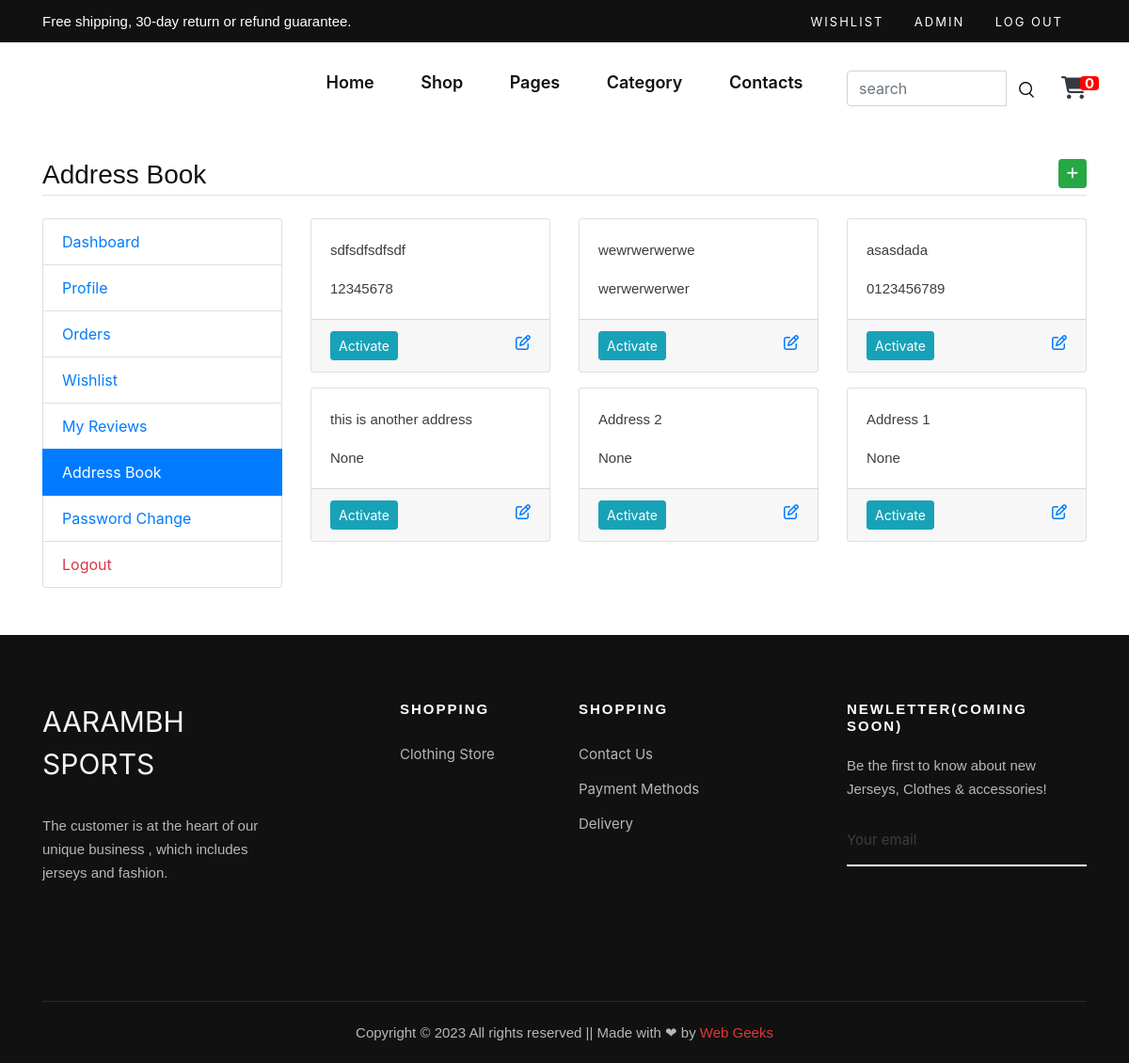
Screenshot of /my-addressbook (signed in) with the database file from the repository.
### main/models.py (models this page shows)
class UserAddressBook(models.Model):
    user = models.ForeignKey(User, on_delete=models.CASCADE)
    mobile = models.CharField(max_length=50, null=True)
    address = models.TextField()
    status = models.BooleanField(default=False)
    class Meta:
        verbose_name_plural = 'AddressBook'

### main/views.py (the view)
# urls.py: path('my-addressbook', views.my_addressbook, name='my-addressbook'),
def my_addressbook(request):
    addbook = UserAddressBook.objects.filter(user=request.user).order_by('-id')
    return render(request, 'user/addressbook.html', {'addbook': addbook})

### main/template_context.py (called while the page is built)
def get_filters(request):
	cats=Product.objects.distinct().values('category__title','category__id')
	brands=Product.objects.distinct().values('brand__title','brand__id')
	colors=ProductAttribute.objects.distinct().values('color__title','color__id','color__color_code')
	sizes=ProductAttribute.objects.distinct().values('size__title','size__id')
	minMaxPrice=ProductAttribute.objects.aggregate(Min('price'),Max('price'))
	data={
		'cats':cats,
		'brands':brands,
		'colors':colors,
		'sizes':sizes,
		'minMaxPrice':minMaxPrice,
	}
	return data

### main/templates/user/addressbook.html (shortened to what this page needs)
{% extends 'base.html' %}
{% load static %}
{% block content %}
<main class="container my-4">
	<h3 class="my-4 border-bottom pb-1">Address Book <a href="{% url 'add-address' %}" class="float-right btn btn-sm btn-success"><i class="fa fa-plus"></i></a></h3>
	<div class="row">
		<div class="col-md-3">
			{% include 'user/user-sidebar.html' %}
		</div>
		<div class="col-md-9">
			<div class="row">
				{% for add in addbook %}
				<div class="col-md-4">
					<div class="card mb-3 {% if add.status %}border-secondary shadow{% endif %} address{{add.id}} address">
						<div class="card-body">
							<p class="card-text">{{add.address}}</p>
							<p class="card-text">{{add.mobile}}</p>
						</div>
						{% if add.status %}
						<div class="card-footer">
							<i class="fa fa-check-circle text-success check{{add.id}} check"></i>
							<button style="display:none;" data-address="{{add.id}}" class="btn btn-sm btn-info activate-address btn{{add.id}} actbtn">Activate</button>
							<a href="{% url 'update-address' add.id %}" class="float-right"><i class="fa fa-edit"></i></a>
						</div>
						{% else %}
						<div class="card-footer footer{{add.id}}">
							<button data-address="{{add.id}}" class="btn btn-sm btn-info activate-address btn{{add.id}} actbtn">Activate</button>
							<a href="{% url 'update-address' add.id %}" class="float-right"><i class="fa fa-edit"></i></a>
						</div>
						{% endif %}
					</div>
				</div>
				{% endfor %}
			</div>
		</div>
	</div>
</main>
{% endblock %}

### main/templates/partials/header.html (shortened to what this page needs)
<link rel="stylesheet" href="https://cdn.jsdelivr.net/npm/bootstrap@4.6.2/dist/css/bootstrap.min.css">
  {% load static %}
    <header class="header">
        <div class="header__top">
            <div class="container">
                <div class="row">
                    <div class="col-lg-6 col-md-7">
                        <div class="header__top__left">
                            <p>Free shipping, 30-day return or refund guarantee.</p>
                        </div>
                    </div>
                    <div class="col-lg-6 col-md-5">
                        <div class="header__top__right">
                            <div class="header__top__links">
                                <a href="/my-wishlist">Wishlist</a>
                                {% if request.user.is_authenticated %}
                                <a href="">{{ user.username }}</a>
                                <a href="{% url 'logout' %}">Log out</a>
                                {% else %}
                                <a href="{% url 'login' %}">Log in</a>
                                <a href="{% url 'signup' %}">Sign Up</a>
                                <a href="#">FAQs</a>
                                {% endif %}
                            </div>
                        </div>
                    </div>
                </div>
            </div>
        </div>
        <div class="container">
            <div class="row">
                <div class="col-lg-3 col-md-3">
                    <div class="header__logo">
                    </div>
                </div>
                <div class="col-lg-6 col-md-6">
                    <nav class="header__menu mobile-menu">
                        <ul>
                            <li class="active"><a href="/">Home</a></li>
                            <li><a href="/product-list">Shop</a></li>
                            <li><a href="#">Pages</a>
                            </li>
                            <li><a href="/category-list">Category</a></li>
                            <li><a href="/contact">Contacts</a></li>
                        </ul>
                    </nav>
                </div>
                <div class="col-lg-3 col-md-3">
                    <div class="header__nav__option d-flex justify-content-between align-items-center ">
                        <form class="form-inline inline  my-lg-0 inline mr-3" action="/search">
                            <div class="input-group">
                                <input name="q" type="text" class="form-control" placeholder="search" />
                                <button class="btn" type="submit"><img src="{% static 'public/img/icon/search.png' %}" alt=""></button>
                            </div>
                        </form>
                        <a class="cart"  href="{% url 'cart' %}"><i class="fa" style="font-size:24px">&#xf07a;</i><span class='badge badge-warning' id='lblCartCount'>{{request.session.cartdata|length}}</span></a>
                    </div>
                </div>
            </div>
        </div>
    </header>

### static/public/css/style.css (style rules this page uses)
html, body { height: 100%; font-family: "Nunito Sans", sans-serif; -webkit-font-smoothing: antialiased; }
h1, h2, h3, h4, h5, h6 { margin: 0; color: #111111; font-weight: 400; font-family: "Nunito Sans", sans-serif; }
h3 { font-size: 30px; }
p { font-size: 15px; font-family: "Nunito Sans", sans-serif; color: #3d3d3d; font-weight: 400; line-height: 25px; margin: 0 0 15px 0; }
img { max-width: 100%; }
ul, ol { padding: 0; margin: 0; }
.header { background: #ffffff; }
.header__top { background: #111111; padding: 10px 0; }
.header__top__left p { color: #ffffff; margin-bottom: 0; }
.header__top__right { text-align: right; }
.header__top__links { display: inline-block; margin-right: 25px; }
.header__top__links a { color: #ffffff; font-size: 13px; text-transform: uppercase; letter-spacing: 2px; margin-right: 28px; display: inline-block; }
.header__top__links a:last-child { margin-right: 0; }
.header__logo { padding: 30px 0; }
.header__menu { text-align: center; padding: 26px 0 25px; }
.header__menu ul li { list-style: none; display: inline-block; margin-right: 45px; position: relative; }
.header__menu ul li:last-child { margin-right: 0; }
.header__menu ul li a { font-size: 18px; color: #111111; display: block; font-weight: 600; position: relative; text-decoration: none; padding: 3px 0; }
.header__menu ul li a:after { position: absolute; left: 0; bottom: 0; width: 100%; height: 2px; background: #e53637; content: ""; -webkit-transition: all, 0.5s; -o-transition: all, 0.5s; transition: all, 0.5s; -webkit-transform: scale(0); -ms-transform: scale(0); transform: scale(0); }
.header__nav__option { text-align: right; padding: 30px 0; }
.header__nav__option a { display: inline-block; margin-right: 26px; position: relative; }
.header__nav__option a span { color: #0d0d0d; font-size: 11px; position: absolute; left: 5px; top: 8px; }
.header__nav__option a:last-child { margin-right: 0; }
@media only screen and (min-width: 1200px) { .container { max-width: 1170px; } }
.cart { color:#343a40; }
.badge { padding-left: 9px; padding-right: 9px; -webkit-border-radius: 9px; -moz-border-radius: 9px; border-radius: 9px; }
#lblCartCount { font-size: 15px; background: #ff0000; color: #fff; padding: 0 5px; vertical-align: top; top:0px; margin-left: 15px; }

### rows the page displays
UserAddressBook: address "sdfsdfsdfsdf", mobile "12345678"
UserAddressBook: address "wewrwerwerwe", mobile "werwerwerwer"
UserAddressBook: address "asasdada", mobile "0123456789"
UserAddressBook: address "this is another address", mobile "None"
UserAddressBook: address "Address 2", mobile "None"
UserAddressBook: address "Address 1", mobile "None"

### other values shown
{{ user.username }} "ADMIN"
{{ request.session.cartdata|length }} "0"
